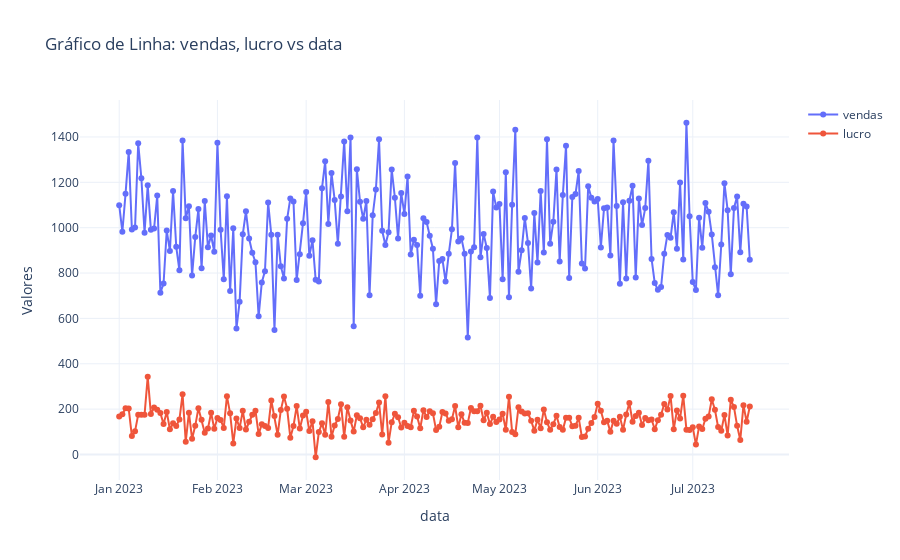

Write notebook code for a chart like this one.
### Code cell
# Série temporal interativa
viz.plot_line_chart('data', ['vendas', 'lucro'], interactive=True)

### Figure 1 — Plotly figure (JSON) as saved in the notebook; plotly's stock layout.template omitted (floating-point values rounded to 4 significant figures; data arrays with more than 128 entries replaced by an {"elided": "..."} marker saying what was removed)
{"data": [{"mode": "lines+markers", "name": "vendas", "type": "scatter", "x": {"elided": "200 str values"}, "y": {"elided": "200 float values"}}, {"mode": "lines+markers", "name": "lucro", "type": "scatter", "x": {"elided": "200 str values"}, "y": {"elided": "200 float values"}}], "layout": {"title": {"text": "Gráfico de Linha: vendas, lucro vs data"}, "xaxis": {"title": {"text": "data"}}, "yaxis": {"title": {"text": "Valores"}}}}
